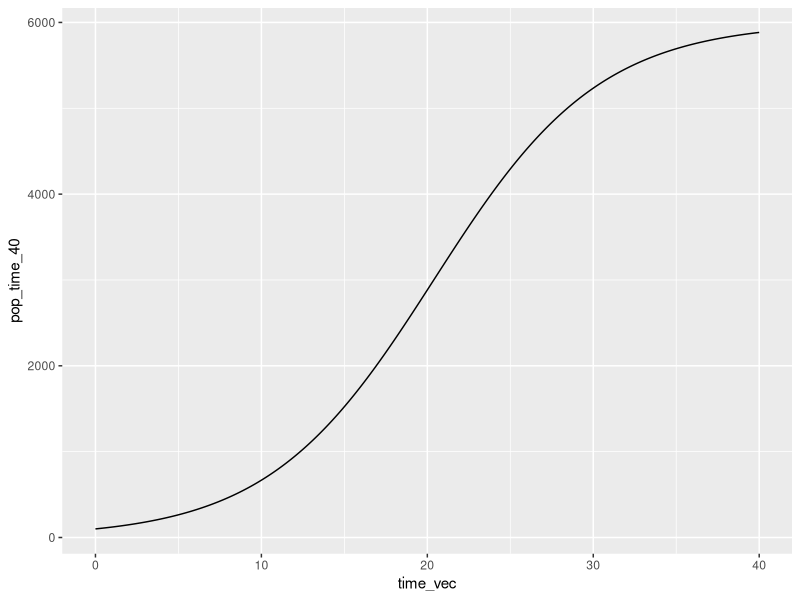
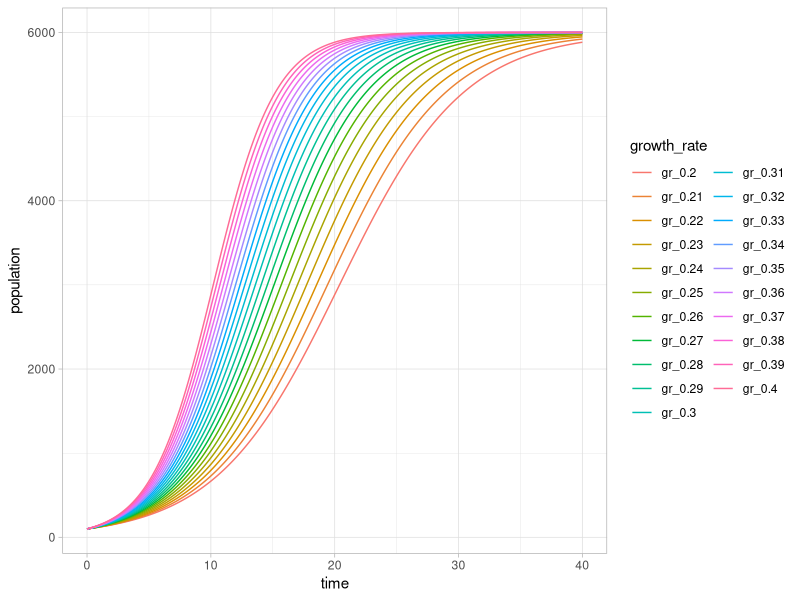

Here is the R script that generated these plots, in order:
# first functions

# define the function for adding
birddog_sum <- function(birdct, dogct) {
  pets <- birdct + dogct
  return(pets)
}

# use or "call" the function
total_pets <- birddog_sum(birdct = 23, dogct = 67)

# other function for doubling
double_it_and_give_it_to_the_next_person <- function(x) {
  print(2 * x)
}

double_it_and_give_it_to_the_next_person(34.5)

# function with conditionals
animal_age <- function(animal, age) {
  if (!is.numeric(age)) { # numbers for age
    stop("bruh, numbers only for age")
  }
  if (age <= 0) { # positive numbers for age
    stop("Your zawg has to be more than 0 years old bruh")
  }
  if (!animal %in% c("dog", "goat")) { # if animal is NOT dog or goat
    stop("Please go buy a zawg or LEBRON JAMES")
  }
  if (age > 20) { # age cap
    warning("Your zawg literally cannot be that old")
  }
  if (animal == "dog") {
    return(paste("Your zawg is", age * 7, "in human years"))
  } else if (animal == "goat") {
    return(paste("Your LEBRON JAMES is", age * 4.7, "in human years"))
  } 
}

animal_age("goat", 20)

# functions with loops

# function to iterate over columns
df_means <- function(dataframe) {
  if (!is.data.frame(dataframe)) {
    stop("Please enter a dataframe")
  }
  for (i in 1:ncol(dataframe)) {
    if (!is.numeric(dataframe[[i]])) {
      print("Column isn't numeric")
    } else {
      col_name <- colnames(dataframe[i]) # extracts name of column i
      col_means <- mean(dataframe[[i]], na.rm = TRUE) # calculates mean
      print(paste("The mean value of", col_name, "is", col_means))
    }
  }
}
df_means(penguins)

##~~~~~~~~~~~~~~~~~~~~~~~~~~~~~~~~~~~~~~~~~~~~~~~~~~~~~~~~~~~~~~~~~~~~~~~~~~~~~~
##                                                                            --
##------------------------- LOGISTIC GROWTH EXAMPLE-----------------------------
##                                                                            --
##~~~~~~~~~~~~~~~~~~~~~~~~~~~~~~~~~~~~~~~~~~~~~~~~~~~~~~~~~~~~~~~~~~~~~~~~~~~~~~

# logistic growth function
logistic_growth <- function(K, N0, r, time) {
  Nt <- K / (1 + ((K - N0) / N0) * exp(-r * time))
  return(Nt)
}
# test
logistic_growth(6000, 100, 0.2, 40)

# Continue building: time vec
time_vec <- seq(from = 0, to = 40, by = 0.1)

pop_time_40 <- logistic_growth(6000, 100, 0.2, time_vec)

# can create df
pop_time_df <- data.frame(time_vec, pop_time_40)

# plot!
library(tidyverse)
ggplot(data = pop_time_df, aes(x = time_vec, y = pop_time_40)) +
  geom_line()

# using for loop (inside loop)
pop_vec <- vector(mode = "numeric", length = length(time_vec))
for (i in 1:length(time_vec)) { # stepping through time steps
  pop_size <- logistic_growth(6000, 100, 0.27, time = time_vec[i])
  pop_vec[i] <- pop_size
}

# need rate vec
rate_vec <- seq(from = 0.2, to = 0.4, by = 0.01)

# build whole matrix
matrix_out <- matrix(nrow = length(time_vec), ncol = length(rate_vec))

# nest dat for loop
for (i in 1:length(rate_vec)) { 
  for (j in 1:length(time_vec)) {
    pop <- logistic_growth(6000, 100, rate_vec[i], time_vec[j])
    matrix_out[j, i] <- pop
  }
}

#wrangling for da plot, not gonna run these lol
out_df <- data.frame(matrix_out, time = time_vec)

# update col names
colnames(out_df) <- c(paste0("gr_", rate_vec), "time")

# pivot longer 
out_df_long <- out_df |> 
  pivot_longer(cols = -time, 
               names_to = "growth_rate", 
               values_to = "population")
# plot
ggplot(out_df_long, aes(x = time, y = population)) +
  geom_line(aes(color = growth_rate)) +
  theme_light()
